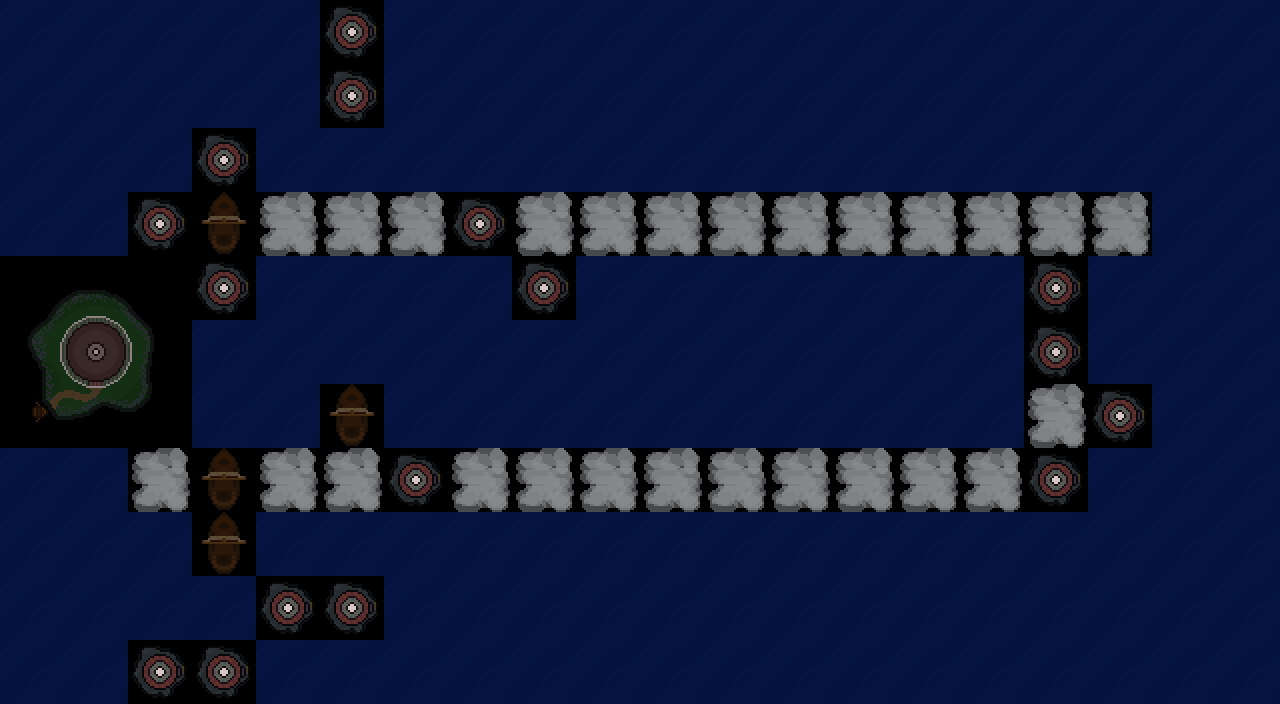

A 2D game scene composited from a Tiled map and its tileset images. What follows is a short description and the map's XML, with every tile layer's data as written:
An orthogonal 20x11 tile map with 64x64 px tiles, 1 tile layer (Tile Layer 1), 5 tilesets.

<map version="1.0" tiledversion="1.1.1" orientation="orthogonal" renderorder="right-down" width="20" height="11" tilewidth="64" tileheight="64" infinite="0" nextobjectid="1">
 <tileset firstgid="1" source="../tileset/water1.tsx" />
 <tileset firstgid="2" source="../tileset/LHMain.tsx" />
 <tileset firstgid="11" source="../tileset/ship1.tsx" />
 <tileset firstgid="12" source="../tileset/LH1.tsx" />
 <tileset firstgid="13" source="../tileset/fog1.tsx" />
 <layer name="Tile Layer 1" width="20" height="11">
  <data encoding="csv">
1,1,1,1,1,12,1,1,1,1,1,1,1,1,1,1,1,1,1,1,
1,1,1,1,1,12,1,1,1,1,1,1,1,1,1,1,1,1,1,1,
1,1,1,12,1,1,1,1,1,1,1,1,1,1,1,1,1,1,1,1,
1,1,12,11,13,13,13,12,13,13,13,13,13,13,13,13,13,13,1,1,
2,3,4,12,1,1,1,1,12,1,1,1,1,1,1,1,12,1,1,1,
5,6,7,1,1,1,1,1,1,1,1,1,1,1,1,1,12,1,1,1,
8,9,10,1,1,11,1,1,1,1,1,1,1,1,1,1,13,12,1,1,
1,1,13,11,13,13,12,13,13,13,13,13,13,13,13,13,12,1,1,1,
1,1,1,11,1,1,1,1,1,1,1,1,1,1,1,1,1,1,1,1,
1,1,1,1,12,12,1,1,1,1,1,1,1,1,1,1,1,1,1,1,
1,1,12,12,1,1,1,1,1,1,1,1,1,1,1,1,1,1,1,1
</data>
 </layer>
</map>
